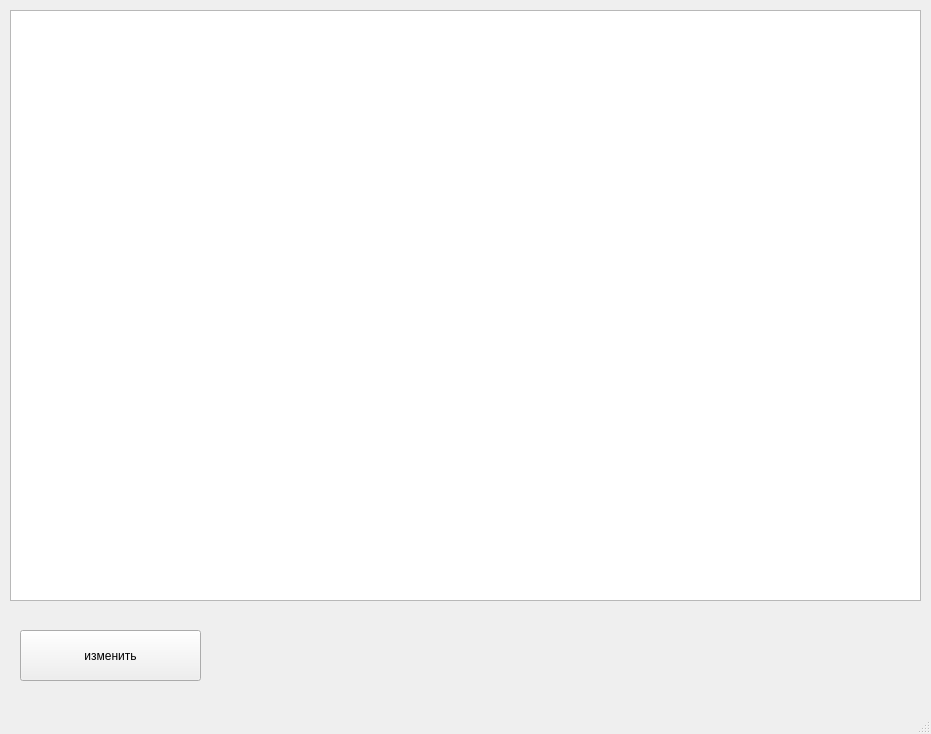
<?xml version="1.0" encoding="UTF-8"?>
<ui version="4.0">
 <class>MainWindow</class>
 <widget class="QMainWindow" name="MainWindow">
  <property name="geometry">
   <rect>
    <x>0</x>
    <y>0</y>
    <width>931</width>
    <height>734</height>
   </rect>
  </property>
  <property name="windowTitle">
   <string>MainWindow</string>
  </property>
  <widget class="QWidget" name="centralwidget">
   <widget class="QTableWidget" name="tableWidget">
    <property name="geometry">
     <rect>
      <x>10</x>
      <y>10</y>
      <width>911</width>
      <height>591</height>
     </rect>
    </property>
   </widget>
   <widget class="QPushButton" name="pushButton">
    <property name="geometry">
     <rect>
      <x>20</x>
      <y>630</y>
      <width>181</width>
      <height>51</height>
     </rect>
    </property>
    <property name="text">
     <string>изменить</string>
    </property>
   </widget>
  </widget>
  <widget class="QMenuBar" name="menubar">
   <property name="geometry">
    <rect>
     <x>0</x>
     <y>0</y>
     <width>931</width>
     <height>26</height>
    </rect>
   </property>
  </widget>
  <widget class="QStatusBar" name="statusbar"/>
 </widget>
 <resources/>
 <connections/>
</ui>
